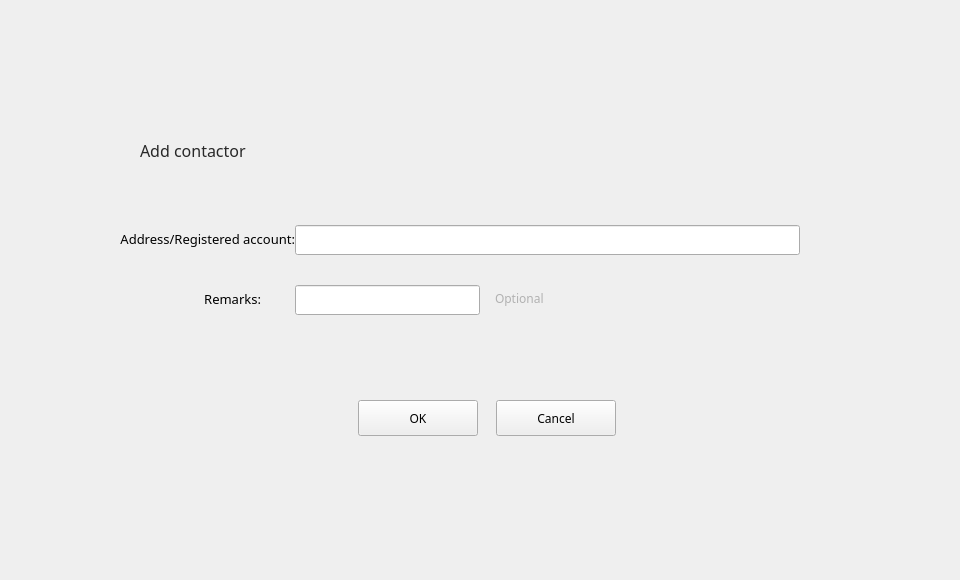
<?xml version="1.0" encoding="UTF-8"?>
<ui version="4.0">
 <class>AddContactDialog</class>
 <widget class="QDialog" name="AddContactDialog">
  <property name="geometry">
   <rect>
    <x>0</x>
    <y>0</y>
    <width>960</width>
    <height>580</height>
   </rect>
  </property>
  <property name="font">
   <font>
    <family>微软雅黑</family>
   </font>
  </property>
  <property name="windowTitle">
   <string>Dialog</string>
  </property>
  <widget class="QWidget" name="widget" native="true">
   <property name="geometry">
    <rect>
     <x>0</x>
     <y>0</y>
     <width>960</width>
     <height>580</height>
    </rect>
   </property>
   <widget class="QWidget" name="containerWidget" native="true">
    <property name="geometry">
     <rect>
      <x>110</x>
      <y>110</y>
      <width>756</width>
      <height>411</height>
     </rect>
    </property>
    <widget class="QToolButton" name="cancelBtn">
     <property name="geometry">
      <rect>
       <x>386</x>
       <y>290</y>
       <width>120</width>
       <height>36</height>
      </rect>
     </property>
     <property name="font">
      <font>
       <family>微软雅黑</family>
      </font>
     </property>
     <property name="cursor">
      <cursorShape>PointingHandCursor</cursorShape>
     </property>
     <property name="focusPolicy">
      <enum>Qt::NoFocus</enum>
     </property>
     <property name="text">
      <string>Cancel</string>
     </property>
    </widget>
    <widget class="QLabel" name="contactLabel2">
     <property name="geometry">
      <rect>
       <x>30</x>
       <y>30</y>
       <width>171</width>
       <height>21</height>
      </rect>
     </property>
     <property name="font">
      <font>
       <family>微软雅黑</family>
       <pointsize>12</pointsize>
      </font>
     </property>
     <property name="styleSheet">
      <string notr="true">color: rgb(40, 40, 40);</string>
     </property>
     <property name="text">
      <string>Add contactor</string>
     </property>
    </widget>
    <widget class="QLabel" name="label_2">
     <property name="geometry">
      <rect>
       <x>10</x>
       <y>118</y>
       <width>175</width>
       <height>21</height>
      </rect>
     </property>
     <property name="font">
      <font>
       <family>微软雅黑</family>
       <pointsize>10</pointsize>
      </font>
     </property>
     <property name="text">
      <string>Address/Registered account:</string>
     </property>
     <property name="alignment">
      <set>Qt::AlignRight|Qt::AlignTrailing|Qt::AlignVCenter</set>
     </property>
    </widget>
    <widget class="QLabel" name="label">
     <property name="geometry">
      <rect>
       <x>80</x>
       <y>178</y>
       <width>71</width>
       <height>21</height>
      </rect>
     </property>
     <property name="font">
      <font>
       <family>微软雅黑</family>
       <pointsize>10</pointsize>
      </font>
     </property>
     <property name="text">
      <string>Remarks:</string>
     </property>
     <property name="alignment">
      <set>Qt::AlignRight|Qt::AlignTrailing|Qt::AlignVCenter</set>
     </property>
    </widget>
    <widget class="QLineEdit" name="addressLineEdit">
     <property name="geometry">
      <rect>
       <x>185</x>
       <y>115</y>
       <width>505</width>
       <height>30</height>
      </rect>
     </property>
     <property name="font">
      <font>
       <family>微软雅黑</family>
       <pointsize>10</pointsize>
      </font>
     </property>
    </widget>
    <widget class="QLineEdit" name="remarkLineEdit">
     <property name="geometry">
      <rect>
       <x>185</x>
       <y>175</y>
       <width>185</width>
       <height>30</height>
      </rect>
     </property>
     <property name="font">
      <font>
       <family>微软雅黑</family>
       <pointsize>10</pointsize>
      </font>
     </property>
    </widget>
    <widget class="QLabel" name="tipLabel2">
     <property name="geometry">
      <rect>
       <x>167</x>
       <y>148</y>
       <width>16</width>
       <height>16</height>
      </rect>
     </property>
     <property name="text">
      <string/>
     </property>
    </widget>
    <widget class="QToolButton" name="okBtn">
     <property name="geometry">
      <rect>
       <x>248</x>
       <y>290</y>
       <width>120</width>
       <height>36</height>
      </rect>
     </property>
     <property name="font">
      <font>
       <family>微软雅黑</family>
      </font>
     </property>
     <property name="cursor">
      <cursorShape>PointingHandCursor</cursorShape>
     </property>
     <property name="focusPolicy">
      <enum>Qt::NoFocus</enum>
     </property>
     <property name="text">
      <string>OK</string>
     </property>
    </widget>
    <widget class="QLabel" name="tipLabel">
     <property name="geometry">
      <rect>
       <x>190</x>
       <y>148</y>
       <width>261</width>
       <height>16</height>
      </rect>
     </property>
     <property name="font">
      <font>
       <family>微软雅黑</family>
      </font>
     </property>
     <property name="styleSheet">
      <string notr="true">color: rgb(255, 0, 0);</string>
     </property>
     <property name="text">
      <string/>
     </property>
    </widget>
    <widget class="QLabel" name="label_3">
     <property name="geometry">
      <rect>
       <x>385</x>
       <y>180</y>
       <width>60</width>
       <height>16</height>
      </rect>
     </property>
     <property name="font">
      <font>
       <family>微软雅黑</family>
      </font>
     </property>
     <property name="styleSheet">
      <string notr="true">color: rgb(177, 177, 177);</string>
     </property>
     <property name="text">
      <string>Optional</string>
     </property>
    </widget>
    <widget class="QLabel" name="gifLabel">
     <property name="geometry">
      <rect>
       <x>689</x>
       <y>121</y>
       <width>18</width>
       <height>18</height>
      </rect>
     </property>
     <property name="text">
      <string/>
     </property>
    </widget>
   </widget>
  </widget>
 </widget>
 <tabstops>
  <tabstop>addressLineEdit</tabstop>
  <tabstop>remarkLineEdit</tabstop>
  <tabstop>cancelBtn</tabstop>
 </tabstops>
 <resources/>
 <connections/>
</ui>
